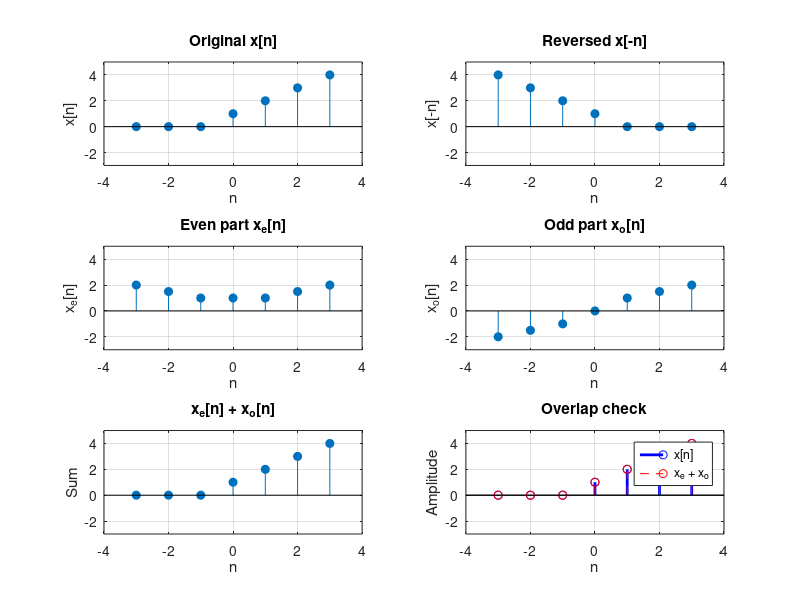

Source code (MATLAB): (Note: this script raises an error after producing the figure.)
% =========================================================
% Problem 3: Even and Odd Decomposition
% Decomposes a discrete signal into even and odd parts and
% verifies that x[n] = xe[n] + xo[n].
% Signal used: x[n] = {1, 2, 3, 4} for n = 0..3 (0 elsewhere)
% =========================================================

clc;          % Clear the Command Window
clear;        % Remove all variables from the Workspace
close all;    % Close all open figures

%% Signal on a symmetric index range
n = -3:3;                   % Symmetric range around n = 0 (needed for x[-n])
x = [0 0 0 1 2 3 4];        % x[n] with zeros added for n = -3, -2, -1

%% Time reversal: x[-n]
x_rev = fliplr(x);          % Equals x[-n] only because n is symmetric

%% Even and odd components
xe = (x + x_rev) / 2;       % Even part: (x[n] + x[-n]) / 2
xo = (x - x_rev) / 2;       % Odd part:  (x[n] - x[-n]) / 2

%% Reconstruction
x_sum = xe + xo;            % Should give back the original x[n]

%% Plotting (same axis limits everywhere for easy comparison)
xr = [-4 4];                % Common n-axis range
yr = [-3 5];                % Common amplitude range (odd part goes negative)

figure('Name', 'Problem 3: Even and Odd Decomposition');

subplot(3,2,1);
stem(n, x, 'filled');
title('Original x[n]');
xlabel('n'); ylabel('x[n]'); xlim(xr); ylim(yr); grid on;

subplot(3,2,2);
stem(n, x_rev, 'filled');
title('Reversed x[-n]');
xlabel('n'); ylabel('x[-n]'); xlim(xr); ylim(yr); grid on;

subplot(3,2,3);
stem(n, xe, 'filled');
title('Even part x_e[n]');
xlabel('n'); ylabel('x_e[n]'); xlim(xr); ylim(yr); grid on;

subplot(3,2,4);
stem(n, xo, 'filled');
title('Odd part x_o[n]');
xlabel('n'); ylabel('x_o[n]'); xlim(xr); ylim(yr); grid on;

subplot(3,2,5);
stem(n, x_sum, 'filled');
title('x_e[n] + x_o[n]');
xlabel('n'); ylabel('Sum'); xlim(xr); ylim(yr); grid on;

subplot(3,2,6);
stem(n, x, 'b', 'LineWidth', 2);     % Original in thick blue
hold on;                             % Keep this plot and draw on top of it
stem(n, x_sum, 'r--');               % Reconstructed in dashed red
hold off;                            % Stop drawing on top
title('Overlap check');
xlabel('n'); ylabel('Amplitude'); xlim(xr); ylim(yr); grid on;
legend('x[n]', 'x_e + x_o');

sgtitle('Problem 3: Even and Odd Decomposition');

%% Table in the Command Window
disp('Columns: n | x[n] | x[-n] | xe[n] | xo[n] | xe+xo');
disp([n' x' x_rev' xe' xo' x_sum']);

%% Verification (1 = true, 0 = false)
disp('--- Verification ---');
disp(['x = xe + xo  : ', num2str(isequal(x_sum, x))]);
disp(['xe is even   : ', num2str(isequal(xe, fliplr(xe)))]);
disp(['xo is odd    : ', num2str(isequal(xo, -fliplr(xo)))]);
disp(['Max error    : ', num2str(max(abs(x - x_sum)))]);
